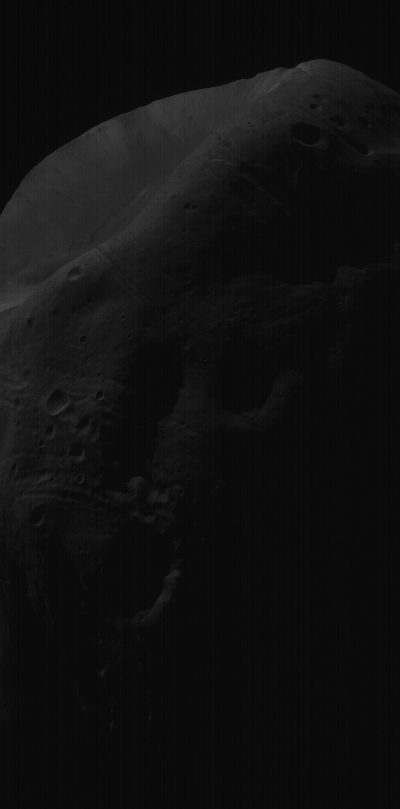
%> input picture lab3/phobos.bmp, 400 x 809 px
$ octave lab3b.m   (GNU Octave 9; MATLAB toolbox functions it lacks are replaced by stand-ins)
%> lines starting %> are read from the running program, lines starting %| are printed output that depends on the picture
clearvars
close all
clc

I1 = imread('phobos.bmp');
%> I1 is the input picture: size 809x400 uint8; min 3, max 73, mean 16.1

I2 = histeq(I1);
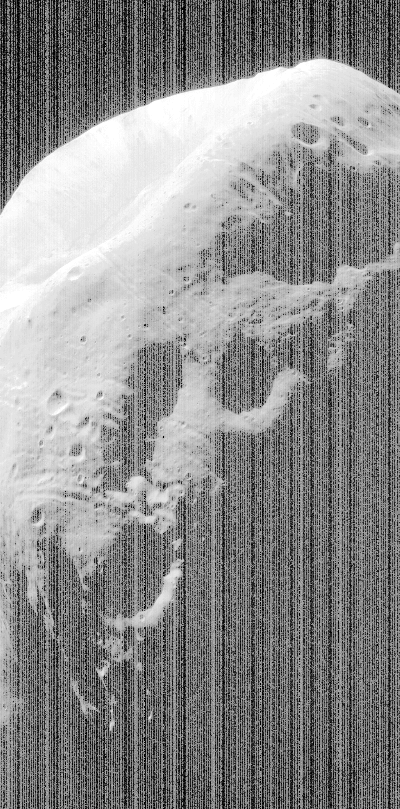
%> I2: size 809x400 uint8; min 0, max 255, mean 140.7

load histogramZadany


I3 = histeq(I1,histogramZadany);
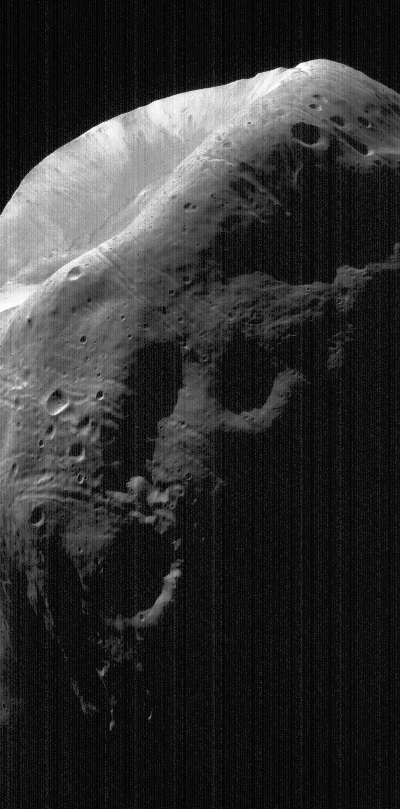
%> I3: size 809x400 uint8; min 0, max 255, mean 47.7

[h,x] = imhist(I1);
%> h = 256 values, max 84966 at index 12, min 0 at index 1, mean 1264.1; x = 256 values from 0 to 255
for i = 1:256
    if h(i) ~= 0
        begin = i;
        break
    end
end
%> after the loop, begin = 4
i = 256;
while true
    if h(i) ~= 0
        endv = i;
        break
    end
    i=i-1;
end
%> after the loop, endv = 74; i = 74
I4 = imadjust(I1,[begin/256,endv/256],[]);
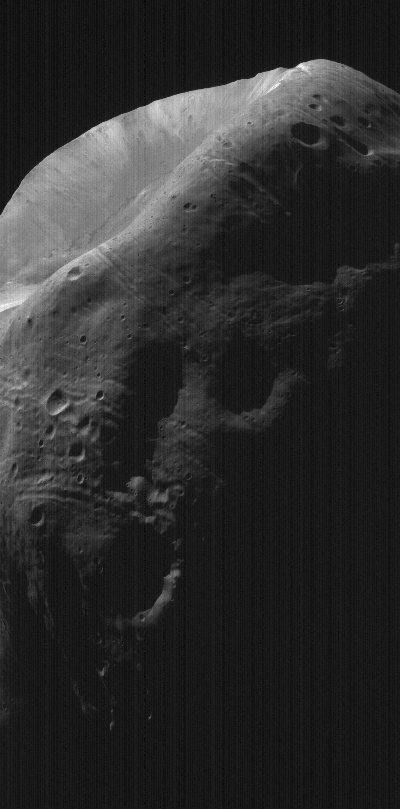
%> I4: size 809x400 uint8; min 0, max 252, mean 44.4

I5 = adapthisteq(I1);

x = [1:255];
plot(x,histogramZadany)
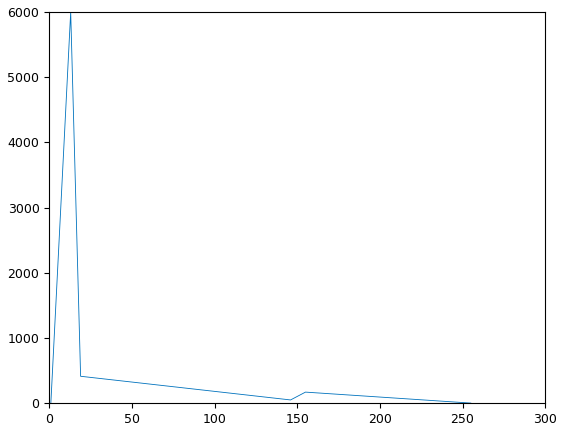
%> figure redrawn from the program's plot data; curve peaks at x = 13, y = 6000
figure

subplot(5,2,1)
imshow(I1)
subplot(5,2,2)
imhist(I1)

subplot(5,2,3)
imshow(I2)
subplot(5,2,4)
imhist(I2)

subplot(5,2,5)
imshow(I3)
subplot(5,2,6)
imhist(I3)

subplot(5,2,7)
imshow(I4)
subplot(5,2,8)
imhist(I4)

subplot(5,2,9)
imshow(I5)
subplot(5,2,10)
imhist(I5)
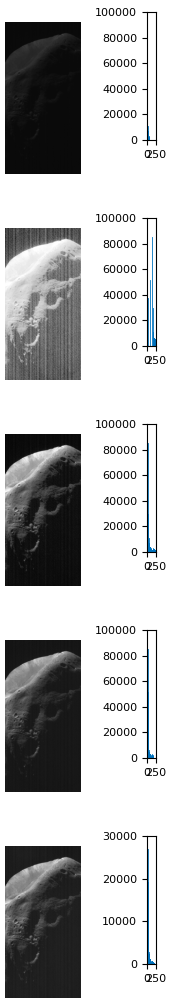
%> figure redrawn from the program's plot data, 10 panels
